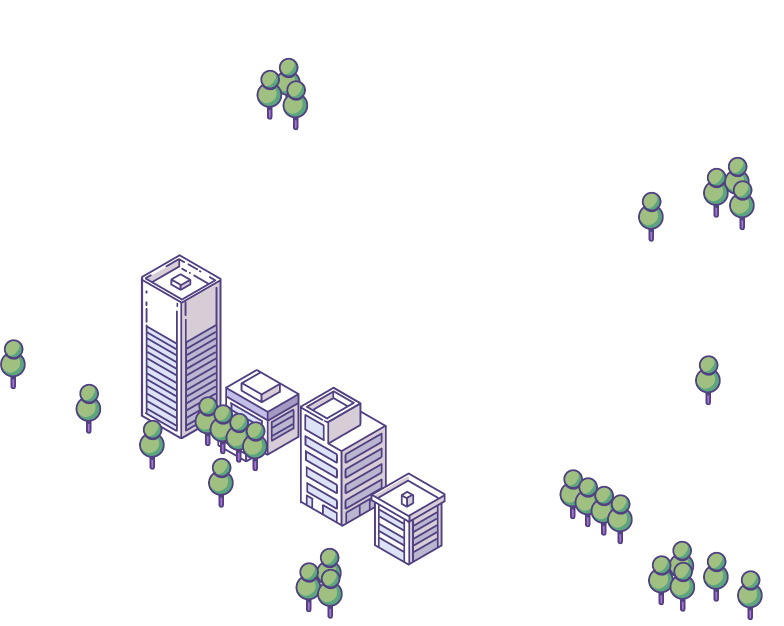
#> input picture png/1.png, 1567 x 1252 px (shown at 1/2 size); its folder holds only this picture in this run
$ python convert_images.py
#> lines starting #> are read from the running program, lines starting #| are printed output that depends on the picture
import os
from PIL import Image

def ensure_folders_exist(webp_folder, sizes):
#> called with webp_folder = 'webp'
    for size in sizes:
        size_folder = os.path.join(webp_folder, f"{size[0]}px")
        os.makedirs(size_folder, exist_ok=True)

def convert_images(png_folder, webp_folder):
    sizes = [(100, 100), (512, 512)]
    ensure_folders_exist(webp_folder, sizes)

    for filename in os.listdir(png_folder):
        if filename.endswith(".png"):
            png_path = os.path.join(png_folder, filename)
            base_name = os.path.splitext(filename)[0]

            with Image.open(png_path) as img:
#> img is the input picture: PIL image 1567x1252 RGBA; mean R, G, B, A 243.1, 243.6, 245, 26.6
                for size in sizes:
                    width, height = size
                    new_img = Image.new("RGBA", (width, height), (0, 0, 0, 0))
                    aspect_ratio = img.width / img.height

                    if img.width > img.height:
                        new_height = int(width / aspect_ratio)
                        resized_img = img.resize((width, new_height), Image.Resampling.LANCZOS)
                        offset = (0, (height - new_height) // 2)
                    else:
                        new_width = int(height * aspect_ratio)
                        resized_img = img.resize((new_width, height), Image.Resampling.LANCZOS)
                        offset = ((width - new_width) // 2, 0)

                    new_img.paste(resized_img, offset)
                    size_folder = os.path.join(webp_folder, f"{size[0]}px")
                    output_path = os.path.join(size_folder, f"{base_name}{size[0]}px.webp")
                    new_img.save(output_path, "WEBP")
                    print(f"Saved {output_path}")
#> this loop made 2 passes
#> pass 1, in convert_images, `resized_img = img.resize((width, new_height), Image.Resampling.LANCZOS)`:
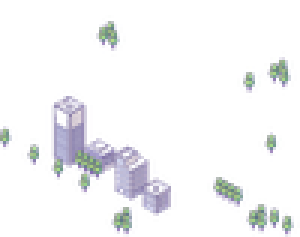
#> resized_img: PIL image 100x79 RGBA (shown 3 times larger); mean R, G, B, A 24.8, 25.2, 30.3, 26.7; transparent parts drawn white
#> pass 1, in convert_images, `new_img.save(output_path, "WEBP")`:
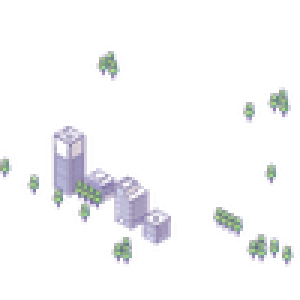
#> saved as 1100px.webp: PIL image 100x100 RGBA (shown 3 times larger); mean R, G, B, A 19.6, 19.9, 23.9, 21.1; transparent parts drawn white
#> after the loop:
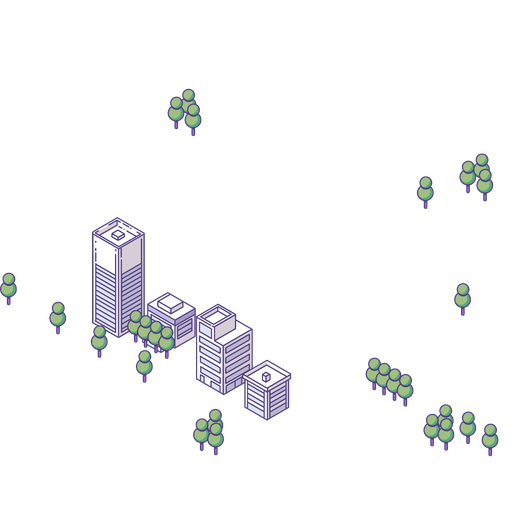
#> new_img: PIL image 512x512 RGBA; mean R, G, B, A 13.9, 14.2, 16.1, 21.2; transparent parts drawn white
#> after the loop:
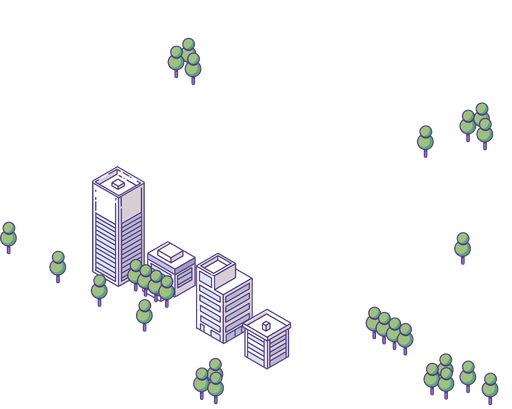
#> resized_img: PIL image 512x409 RGBA; mean R, G, B, A 17.5, 17.8, 20.2, 26.6; transparent parts drawn white

if __name__ == "__main__":
    png_folder = "png"
    webp_folder = "webp"
    convert_images(png_folder, webp_folder)

$ run again, on png/3.png
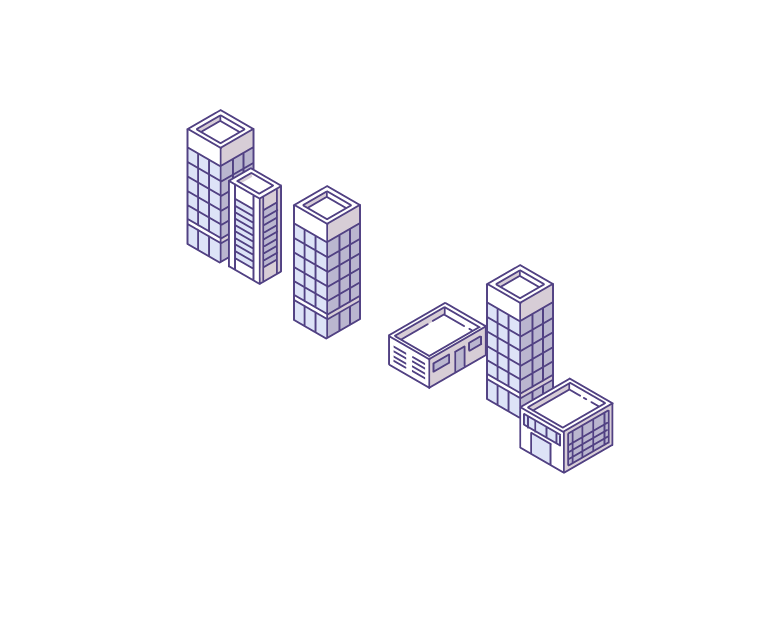
#> input picture png/3.png, 1567 x 1252 px (shown at 1/2 size)
#> in convert_images, img is the input picture: PIL image 1567x1252 RGBA; mean R, G, B, A 246.7, 246.2, 248.8, 22.2
#> after the loop in convert_images, `for size in sizes:`:
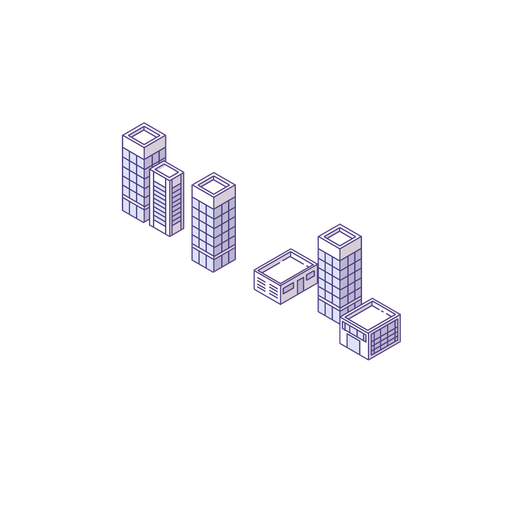
#> new_img: PIL image 512x512 RGBA; mean R, G, B, A 12.8, 12.4, 14.9, 17.7; transparent parts drawn white
#> after the loop in convert_images, `for size in sizes:`:
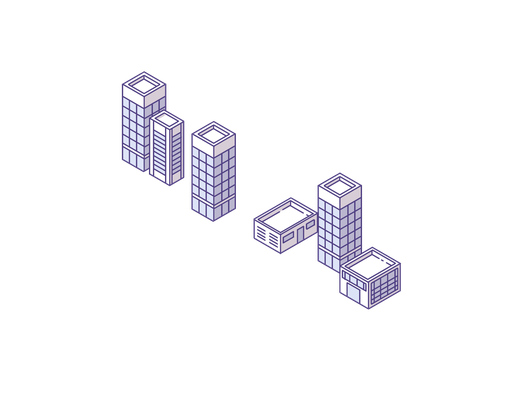
#> resized_img: PIL image 512x409 RGBA; mean R, G, B, A 16.1, 15.5, 18.7, 22.2; transparent parts drawn white

$ run again, on png/4.png
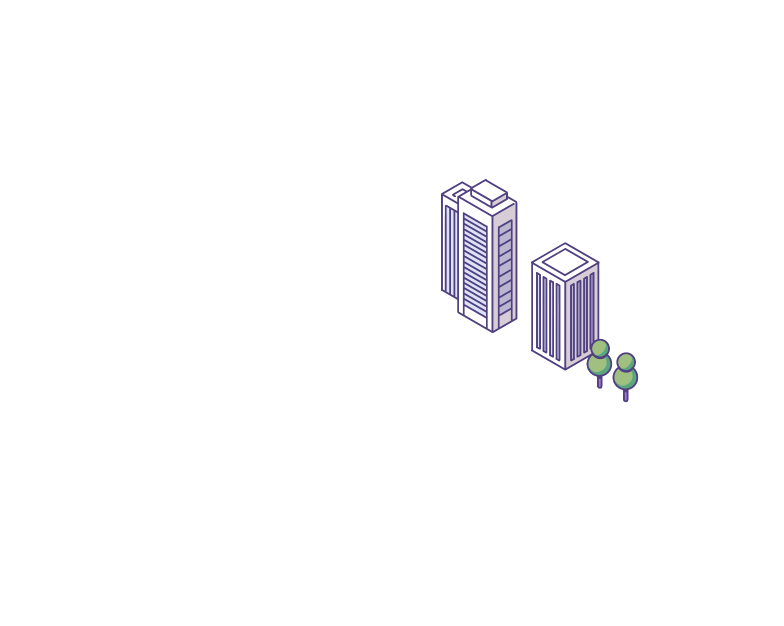
#> input picture png/4.png, 1567 x 1252 px (shown at 1/2 size)
#> in convert_images, img is the input picture: PIL image 1567x1252 RGBA; mean R, G, B, A 250.9, 250.7, 251.8, 9.8
#> the loop in convert_images, `for size in sizes:` made 2 passes
#> pass 1, in convert_images, `new_img.save(output_path, "WEBP")`:
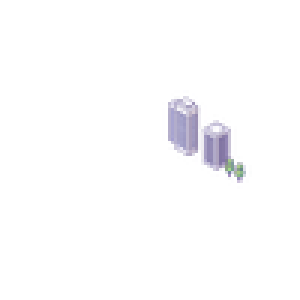
#> saved as 4100px.webp: PIL image 100x100 RGBA (shown 3 times larger); mean R, G, B, A 7.4, 7, 8.7, 7.8; transparent parts drawn white
#> after the loop in convert_images, `for size in sizes:`:
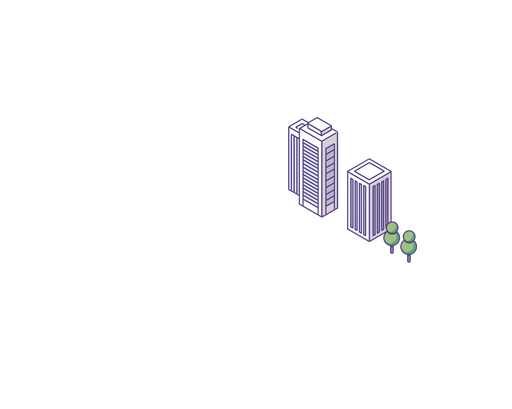
#> resized_img: PIL image 512x409 RGBA; mean R, G, B, A 6.7, 6.4, 7.9, 9.8; transparent parts drawn white

$ run again, on png/5.png
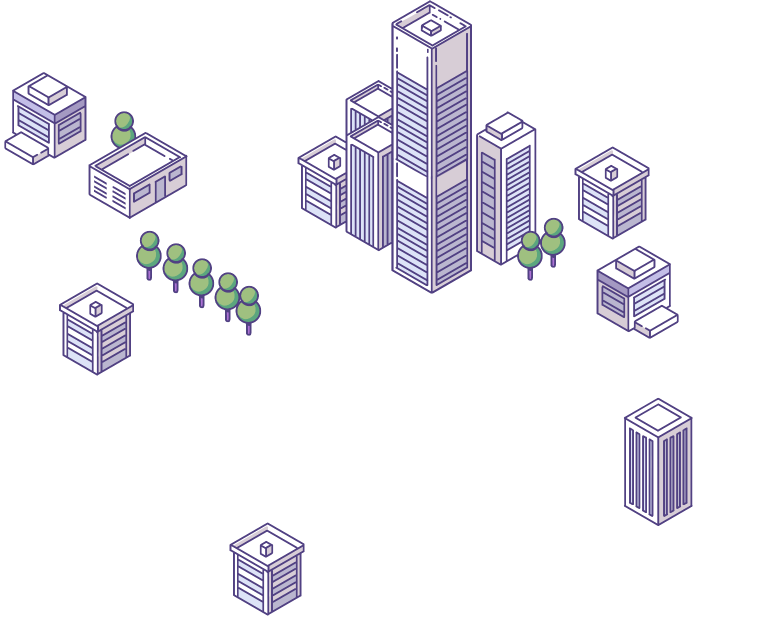
#> input picture png/5.png, 1567 x 1252 px (shown at 1/2 size)
#> in convert_images, img is the input picture: PIL image 1567x1252 RGBA; mean R, G, B, A 201.3, 200.5, 205.3, 44.6
#> after the loop in convert_images, `for size in sizes:`:
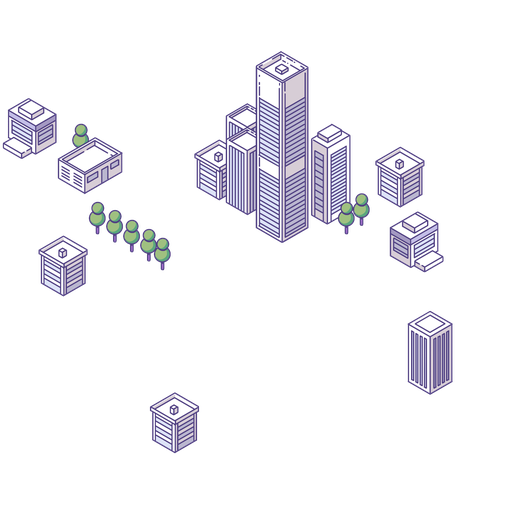
#> new_img: PIL image 512x512 RGBA; mean R, G, B, A 25.1, 24.2, 29.1, 35.6; transparent parts drawn white
#> after the loop in convert_images, `for size in sizes:`:
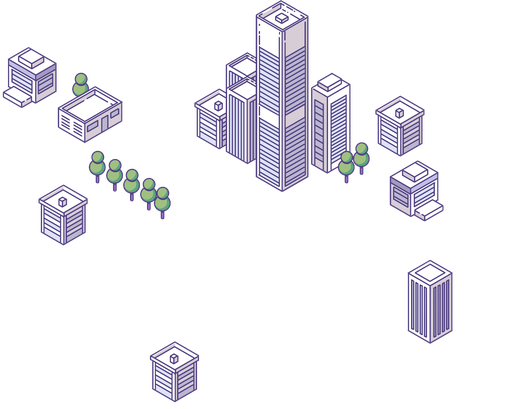
#> resized_img: PIL image 512x409 RGBA; mean R, G, B, A 31.4, 30.3, 36.5, 44.6; transparent parts drawn white

$ run again, on png/1719831415149.png
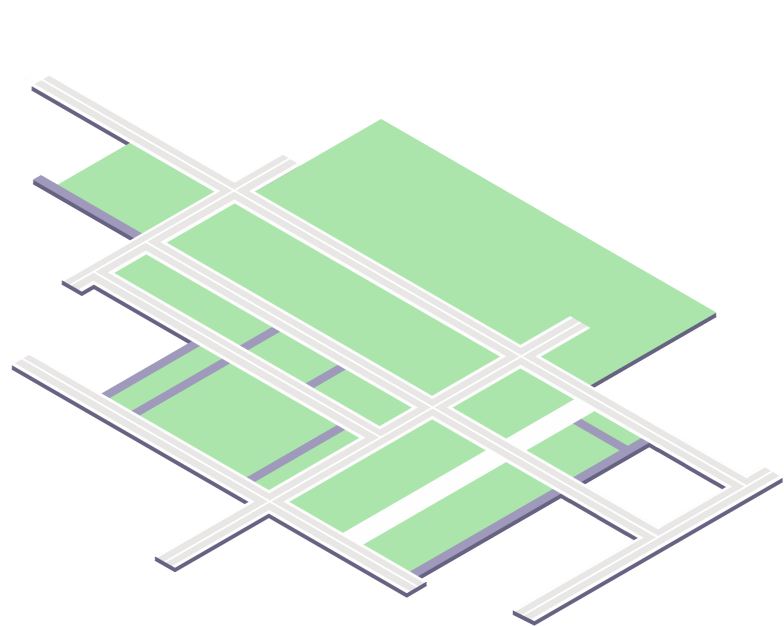
#> input picture png/1719831415149.png, 1567 x 1252 px (shown at 1/2 size)
#> in convert_images, img is the input picture: PIL image 1567x1252 RGBA; mean R, G, B, A 190.7, 203.9, 197.8, 106.3
#> after the loop in convert_images, `for size in sizes:`:
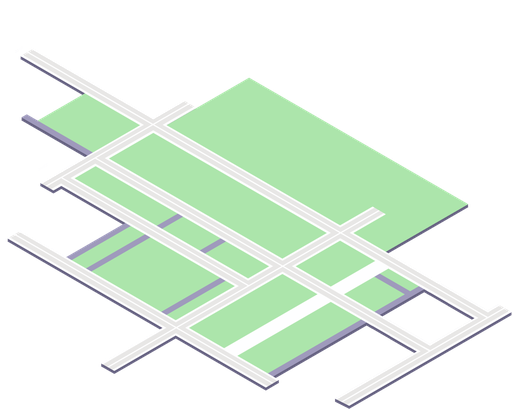
#> resized_img: PIL image 512x409 RGBA; mean R, G, B, A 82.6, 96.9, 83.3, 106.3; transparent parts drawn white
